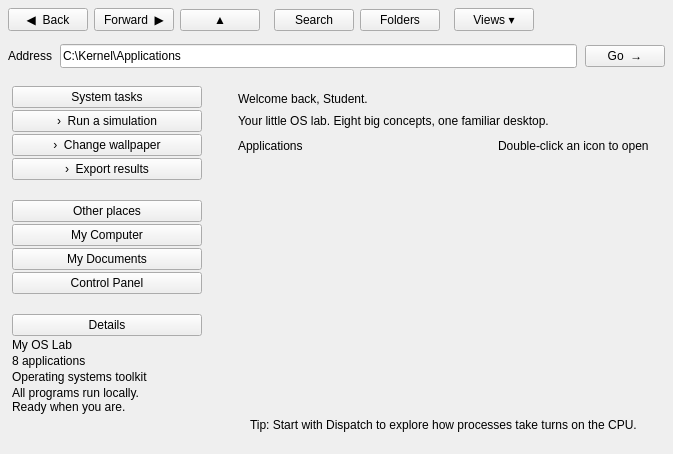
<?xml version="1.0" encoding="UTF-8"?>
<ui version="4.0">
 <class>Form</class>
 <widget class="QWidget" name="page">
   <layout class="QVBoxLayout" name="layout20" stretch="0,0,1">
     <property name="leftMargin"><number>0</number></property>
     <property name="topMargin"><number>0</number></property>
     <property name="rightMargin"><number>0</number></property>
     <property name="bottomMargin"><number>0</number></property>
     <property name="spacing"><number>0</number></property>
     <item>
       <widget class="QFrame" name="xpToolbar">
         <property name="minimumSize"><size><width>0</width><height>40</height></size></property>
         <property name="maximumSize"><size><width>16777215</width><height>40</height></size></property>
         <layout class="QHBoxLayout" name="layout21">
           <property name="leftMargin"><number>8</number></property>
           <property name="topMargin"><number>4</number></property>
           <property name="rightMargin"><number>8</number></property>
           <property name="bottomMargin"><number>4</number></property>
           <property name="spacing"><number>6</number></property>
           <item>
             <widget class="QPushButton" name="btnBack">
               <property name="text"><string>◀  Back</string></property>
               <property name="role" stdset="0"><string>xptool</string></property>
             </widget>
           </item>
           <item>
             <widget class="QPushButton" name="btnForward">
               <property name="text"><string>Forward  ▶</string></property>
               <property name="role" stdset="0"><string>xptool</string></property>
             </widget>
           </item>
           <item>
             <widget class="QPushButton" name="btnUp">
               <property name="text"><string>▲</string></property>
               <property name="role" stdset="0"><string>xptool</string></property>
             </widget>
           </item>
           <item>
             <widget class="QFrame" name="tSep1">
               <property name="minimumSize"><size><width>2</width><height>24</height></size></property>
               <property name="maximumSize"><size><width>2</width><height>24</height></size></property>
               <property name="xpsep" stdset="0"><string>1</string></property>
             </widget>
           </item>
           <item>
             <widget class="QPushButton" name="btnSearch">
               <property name="text"><string>Search</string></property>
               <property name="role" stdset="0"><string>xptool</string></property>
             </widget>
           </item>
           <item>
             <widget class="QPushButton" name="btnFolders">
               <property name="text"><string>Folders</string></property>
               <property name="role" stdset="0"><string>xptool</string></property>
             </widget>
           </item>
           <item>
             <widget class="QFrame" name="tSep2">
               <property name="minimumSize"><size><width>2</width><height>24</height></size></property>
               <property name="maximumSize"><size><width>2</width><height>24</height></size></property>
               <property name="xpsep" stdset="0"><string>1</string></property>
             </widget>
           </item>
           <item>
             <widget class="QPushButton" name="btnViews">
               <property name="text"><string>Views ▾</string></property>
               <property name="role" stdset="0"><string>xptool</string></property>
             </widget>
           </item>
           <item>
             <spacer name="spacer16"><property name="orientation"><enum>Qt::Horizontal</enum></property><property name="sizeHint" stdset="0"><size><width>20</width><height>20</height></size></property></spacer>
           </item>
         </layout>
       </widget>
     </item>
     <item>
       <widget class="QFrame" name="xpAddress">
         <property name="minimumSize"><size><width>0</width><height>32</height></size></property>
         <property name="maximumSize"><size><width>16777215</width><height>32</height></size></property>
         <layout class="QHBoxLayout" name="layout22">
           <property name="leftMargin"><number>8</number></property>
           <property name="topMargin"><number>3</number></property>
           <property name="rightMargin"><number>8</number></property>
           <property name="bottomMargin"><number>3</number></property>
           <property name="spacing"><number>8</number></property>
           <item>
             <widget class="QLabel" name="lblAddr">
               <property name="text"><string>Address</string></property>
               <property name="wordWrap"><bool>false</bool></property>
               <property name="kind" stdset="0"><string>xpmuted</string></property>
             </widget>
           </item>
           <item>
             <widget class="QLineEdit" name="edAddr">
               <property name="text"><string>C:\Kernel\Applications</string></property>
               <property name="minimumSize"><size><width>0</width><height>24</height></size></property>
               <property name="maximumSize"><size><width>16777215</width><height>24</height></size></property>
             </widget>
           </item>
           <item>
             <widget class="QPushButton" name="btnGo">
               <property name="text"><string>Go  →</string></property>
               <property name="role" stdset="0"><string>xptool</string></property>
             </widget>
           </item>
         </layout>
       </widget>
     </item>
     <item>
       <widget class="QWidget" name="xpBody">
         <layout class="QHBoxLayout" name="layout23" stretch="0,1">
           <property name="leftMargin"><number>0</number></property>
           <property name="topMargin"><number>0</number></property>
           <property name="rightMargin"><number>0</number></property>
           <property name="bottomMargin"><number>0</number></property>
           <property name="spacing"><number>0</number></property>
           <item>
             <widget class="QWidget" name="xpPane">
               <property name="minimumSize"><size><width>214</width><height>0</height></size></property>
               <property name="maximumSize"><size><width>214</width><height>16777215</height></size></property>
               <layout class="QVBoxLayout" name="layout24">
                 <property name="leftMargin"><number>12</number></property>
                 <property name="topMargin"><number>14</number></property>
                 <property name="rightMargin"><number>12</number></property>
                 <property name="bottomMargin"><number>12</number></property>
                 <property name="spacing"><number>12</number></property>
                 <item>
                   <widget class="QFrame" name="boxTasks">
                     <property name="xp" stdset="0"><string>box</string></property>
                     <layout class="QVBoxLayout" name="layout25">
                       <property name="leftMargin"><number>0</number></property>
                       <property name="topMargin"><number>0</number></property>
                       <property name="rightMargin"><number>0</number></property>
                       <property name="bottomMargin"><number>8</number></property>
                       <property name="spacing"><number>2</number></property>
                       <item>
                         <widget class="QPushButton" name="boxTasksHead">
                           <property name="text"><string>System tasks</string></property>
                           <property name="role" stdset="0"><string>xphead</string></property>
                         </widget>
                       </item>
                       <item>
                         <widget class="QPushButton" name="lnkRun">
                           <property name="text"><string>›  Run a simulation</string></property>
                           <property name="role" stdset="0"><string>xplink</string></property>
                         </widget>
                       </item>
                       <item>
                         <widget class="QPushButton" name="lnkWall">
                           <property name="text"><string>›  Change wallpaper</string></property>
                           <property name="role" stdset="0"><string>xplink</string></property>
                         </widget>
                       </item>
                       <item>
                         <widget class="QPushButton" name="lnkExport">
                           <property name="text"><string>›  Export results</string></property>
                           <property name="role" stdset="0"><string>xplink</string></property>
                         </widget>
                       </item>
                     </layout>
                   </widget>
                 </item>
                 <item>
                   <widget class="QFrame" name="boxPlaces">
                     <property name="xp" stdset="0"><string>box</string></property>
                     <layout class="QVBoxLayout" name="layout26">
                       <property name="leftMargin"><number>0</number></property>
                       <property name="topMargin"><number>0</number></property>
                       <property name="rightMargin"><number>0</number></property>
                       <property name="bottomMargin"><number>8</number></property>
                       <property name="spacing"><number>2</number></property>
                       <item>
                         <widget class="QPushButton" name="boxPlacesHead">
                           <property name="text"><string>Other places</string></property>
                           <property name="role" stdset="0"><string>xphead</string></property>
                         </widget>
                       </item>
                       <item>
                         <widget class="QPushButton" name="lnkComputer">
                           <property name="text"><string>My Computer</string></property>
                           <property name="role" stdset="0"><string>xplink</string></property>
                         </widget>
                       </item>
                       <item>
                         <widget class="QPushButton" name="lnkDocs">
                           <property name="text"><string>My Documents</string></property>
                           <property name="role" stdset="0"><string>xplink</string></property>
                         </widget>
                       </item>
                       <item>
                         <widget class="QPushButton" name="lnkPanel">
                           <property name="text"><string>Control Panel</string></property>
                           <property name="role" stdset="0"><string>xplink</string></property>
                         </widget>
                       </item>
                     </layout>
                   </widget>
                 </item>
                 <item>
                   <widget class="QFrame" name="boxDetails">
                     <property name="xp" stdset="0"><string>box</string></property>
                     <layout class="QVBoxLayout" name="layout27">
                       <property name="leftMargin"><number>0</number></property>
                       <property name="topMargin"><number>0</number></property>
                       <property name="rightMargin"><number>0</number></property>
                       <property name="bottomMargin"><number>8</number></property>
                       <property name="spacing"><number>2</number></property>
                       <item>
                         <widget class="QPushButton" name="boxDetailsHead">
                           <property name="text"><string>Details</string></property>
                           <property name="role" stdset="0"><string>xphead</string></property>
                         </widget>
                       </item>
                       <item>
                         <widget class="QLabel" name="lblD1">
                           <property name="text"><string>My OS Lab</string></property>
                           <property name="wordWrap"><bool>false</bool></property>
                           <property name="kind" stdset="0"><string>xpbold</string></property>
                         </widget>
                       </item>
                       <item>
                         <widget class="QLabel" name="lblD2">
                           <property name="text"><string>8 applications</string></property>
                           <property name="wordWrap"><bool>false</bool></property>
                           <property name="kind" stdset="0"><string>xpsmall</string></property>
                         </widget>
                       </item>
                       <item>
                         <widget class="QLabel" name="lblD3">
                           <property name="text"><string>Operating systems toolkit</string></property>
                           <property name="wordWrap"><bool>false</bool></property>
                           <property name="kind" stdset="0"><string>xpsmall</string></property>
                         </widget>
                       </item>
                       <item>
                         <widget class="QLabel" name="lblD4">
                           <property name="text"><string>All programs run locally.
Ready when you are.</string></property>
                           <property name="wordWrap"><bool>false</bool></property>
                           <property name="kind" stdset="0"><string>xpsmall</string></property>
                         </widget>
                       </item>
                     </layout>
                   </widget>
                 </item>
                 <item>
                   <spacer name="spacer17"><property name="orientation"><enum>Qt::Vertical</enum></property><property name="sizeHint" stdset="0"><size><width>20</width><height>20</height></size></property></spacer>
                 </item>
               </layout>
             </widget>
           </item>
           <item>
             <widget class="QWidget" name="xpContent">
               <layout class="QVBoxLayout" name="layout28">
                 <property name="leftMargin"><number>24</number></property>
                 <property name="topMargin"><number>20</number></property>
                 <property name="rightMargin"><number>24</number></property>
                 <property name="bottomMargin"><number>14</number></property>
                 <property name="spacing"><number>8</number></property>
                 <item>
                   <widget class="QLabel" name="lblWelcome">
                     <property name="text"><string>Welcome back, Student.</string></property>
                     <property name="wordWrap"><bool>false</bool></property>
                     <property name="kind" stdset="0"><string>xph1</string></property>
                   </widget>
                 </item>
                 <item>
                   <widget class="QLabel" name="lblWelcomeSub">
                     <property name="text"><string>Your little OS lab. Eight big concepts, one familiar desktop.</string></property>
                     <property name="wordWrap"><bool>false</bool></property>
                     <property name="kind" stdset="0"><string>xpmuted</string></property>
                   </widget>
                 </item>
                 <item>
                   <widget class="QWidget" name="appsHdr">
                     <layout class="QHBoxLayout" name="layout29">
                       <property name="leftMargin"><number>0</number></property>
                       <property name="topMargin"><number>0</number></property>
                       <property name="rightMargin"><number>0</number></property>
                       <property name="bottomMargin"><number>0</number></property>
                       <property name="spacing"><number>6</number></property>
                       <item>
                         <widget class="QLabel" name="lblApplications">
                           <property name="text"><string>Applications</string></property>
                           <property name="wordWrap"><bool>false</bool></property>
                           <property name="kind" stdset="0"><string>xph2</string></property>
                         </widget>
                       </item>
                       <item>
                         <spacer name="spacer18"><property name="orientation"><enum>Qt::Horizontal</enum></property><property name="sizeHint" stdset="0"><size><width>20</width><height>20</height></size></property></spacer>
                       </item>
                       <item>
                         <widget class="QLabel" name="lblHint">
                           <property name="text"><string>Double-click an icon to open</string></property>
                           <property name="wordWrap"><bool>false</bool></property>
                           <property name="kind" stdset="0"><string>xpsmall</string></property>
                         </widget>
                       </item>
                     </layout>
                   </widget>
                 </item>
                 <item>
                   <widget class="QFrame" name="xpRule">
                     <property name="minimumSize"><size><width>0</width><height>1</height></size></property>
                     <property name="maximumSize"><size><width>16777215</width><height>1</height></size></property>
                     <property name="xprule" stdset="0"><string>1</string></property>
                   </widget>
                 </item>
                 <item>
                   <widget class="QWidget" name="gridHost">
                     <layout class="QGridLayout" name="layout30">
                       <property name="leftMargin"><number>0</number></property>
                       <property name="topMargin"><number>8</number></property>
                       <property name="rightMargin"><number>0</number></property>
                       <property name="bottomMargin"><number>0</number></property>
                       <property name="spacing"><number>14</number></property>
                     </layout>
                   </widget>
                 </item>
                 <item>
                   <spacer name="spacer19"><property name="orientation"><enum>Qt::Vertical</enum></property><property name="sizeHint" stdset="0"><size><width>20</width><height>20</height></size></property></spacer>
                 </item>
                 <item>
                   <widget class="QFrame" name="xpTip">
                     <property name="xp" stdset="0"><string>tip</string></property>
                     <layout class="QHBoxLayout" name="layout31">
                       <property name="leftMargin"><number>12</number></property>
                       <property name="topMargin"><number>8</number></property>
                       <property name="rightMargin"><number>12</number></property>
                       <property name="bottomMargin"><number>8</number></property>
                       <property name="spacing"><number>6</number></property>
                       <item>
                         <widget class="QLabel" name="lblTip">
                           <property name="text"><string>Tip: Start with Dispatch to explore how processes take turns on the CPU.</string></property>
                           <property name="wordWrap"><bool>false</bool></property>
                           <property name="kind" stdset="0"><string>xpsmall</string></property>
                         </widget>
                       </item>
                     </layout>
                   </widget>
                 </item>
               </layout>
             </widget>
           </item>
         </layout>
       </widget>
     </item>
   </layout>
 </widget>
 <resources/>
 <connections/>
</ui>
